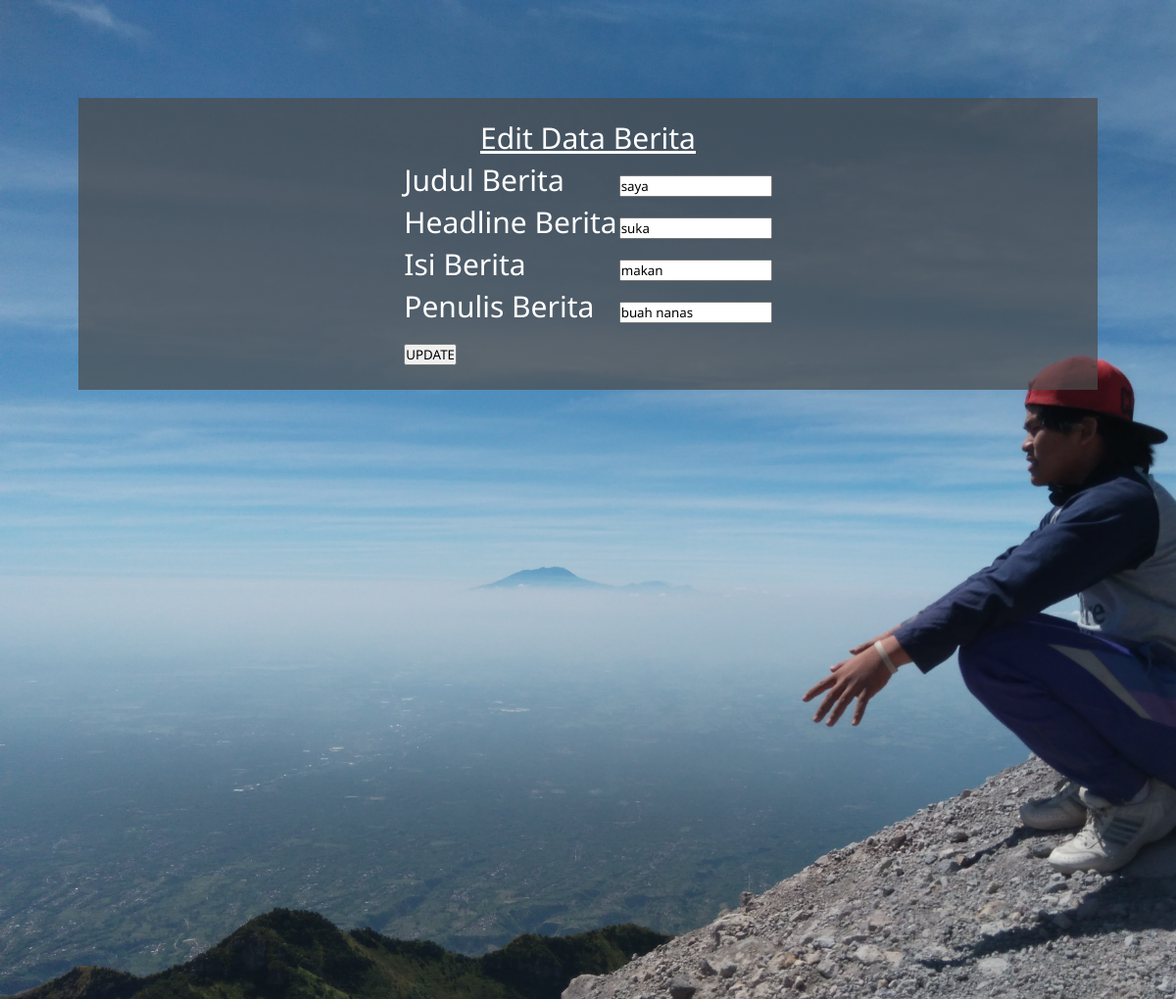
/CRUD/update.php?berita_id=4, run on the app's committed database.
### tables this page shows
CREATE TABLE IF NOT EXISTS `berita` (
  `Berita_id` int(5) NOT NULL AUTO_INCREMENT COMMENT 'Primary key',
  `Berita_judul` varchar(100) NOT NULL COMMENT 'Judul berita',
  `Berita_headline` text NOT NULL COMMENT 'Berita singkat',
  `Berita_isi` text NOT NULL COMMENT 'Berita lengkap',
  `Berita_author` varchar(15) NOT NULL COMMENT 'Penulis berita',
  `Berita_tanggal` datetime NOT NULL COMMENT 'Tanggal & waktu berita',
  PRIMARY KEY (`Berita_id`)
);

### CRUD/update.php (the view, shortened to what this page needs)
<!DOCTYPE html>
<html lang="en">
	<head>
		<link rel="stylesheet" type="text/css" href="style.css">
	</head>
	<body>
		<div id="pemulaan">
				<div id="kotak_ocehan">
<?php
if (isset($_GET['berita_id'])) {
$berita_id = $_GET['berita_id'];
$query = mysql_query("SELECT * FROM berita WHERE berita_id =
'$berita_id'");
$hasil = mysql_fetch_array($query);
?>
</head>
<body>
<u>Edit Data Berita</u>
<form method="POST">
<center><table>
<tr>
<td>Judul Berita</td>
<td><input type="text" name="berita_judul" value="<?php echo
$hasil[1] ?>"></td>
</tr>
<tr>
<td>Headline Berita</td>
<td><input type="text" name="berita_headline" value="<?php echo
$hasil[2] ?>"></td>
</tr>
<tr>
<td>Isi Berita</td>
<td><input type="text" name="berita_isi" value="<?php echo
$hasil[3] ?>"></td>
</tr>
<tr>
<td>Penulis Berita</td>
<td><input type="text" name="berita_author" value="<?php echo
$hasil[4] ?>"></td>
</tr>
<tr>
<td><input type="submit" name="submit" value="UPDATE"></td>
</tr>
</table></center>
<?php }?>
</form>
				</div>
	</body>
</html>

### CRUD/style.css (style rules this page uses)
* { margin: 0px; padding: 0px; font-family: 'Noto Sans', sans-serif; font-weight: normal; }
#pemulaan { background: url('bgrnd.jpg') no-repeat; background-size: cover; -webkit-background-size: cover; -o-background-size: cover; -ms-background-size: cover; -moz-background-size: cover; height: 1000px; padding-top: 20px; }
#kotak_ocehan { background-color: rgba(75, 75, 75, 0.7); color: white; font-size: 30px; text-align: center; margin: 80px; padding: 20px 0; }

### data on the page
berita: berita_judul "saya", berita_headline "suka", berita_isi "makan", berita_author "buah nanas"
